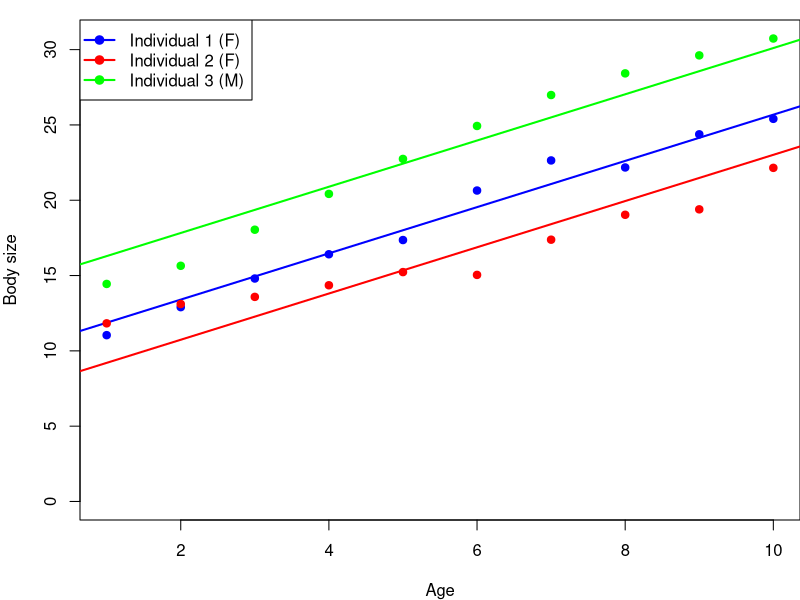
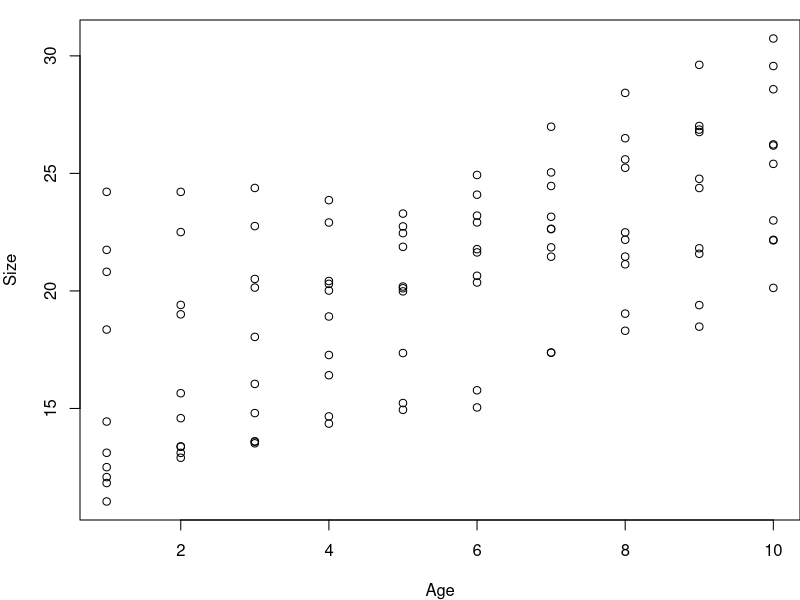
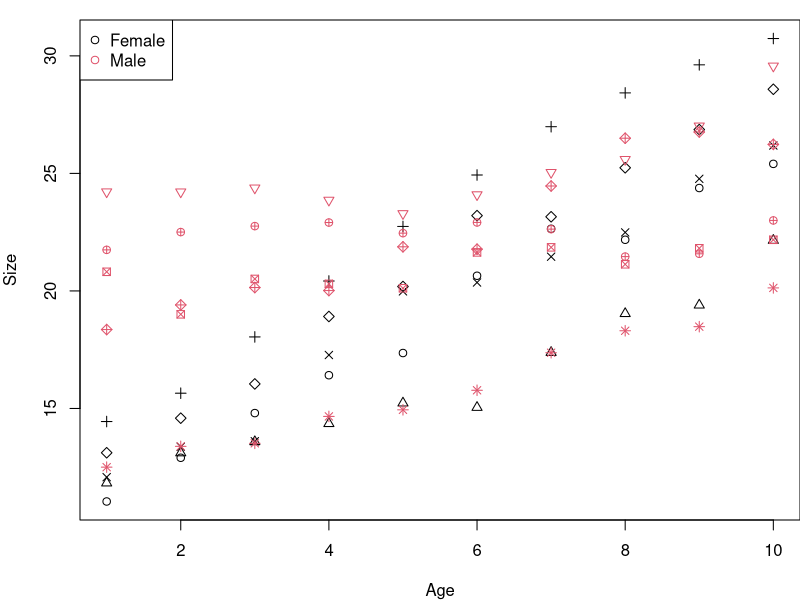
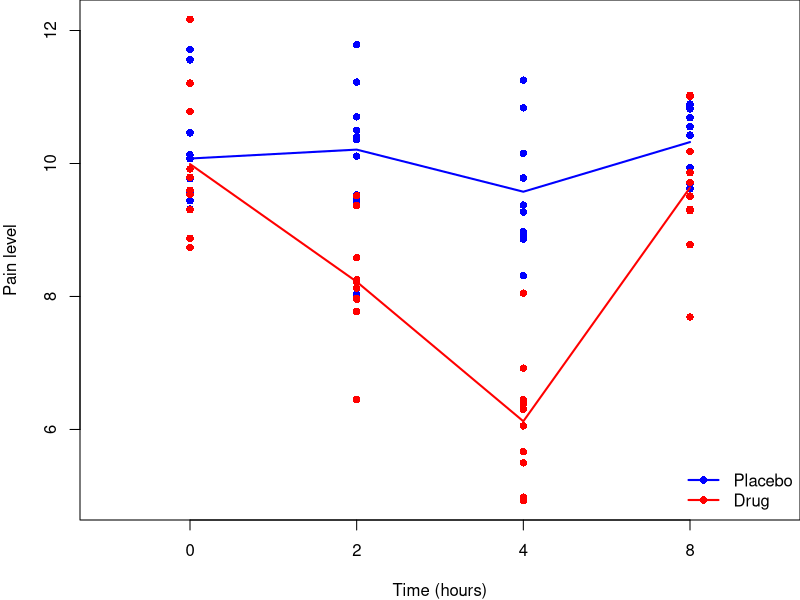
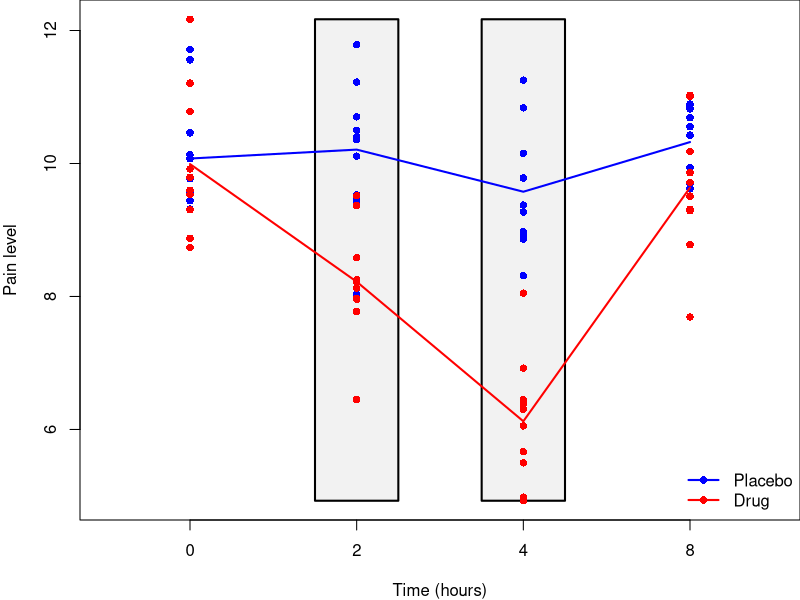

These figures' R source, in order: (Note: this script raises an error after producing the figures.)
## ---- chunk 1

knitr::opts_chunk$set(
	echo = TRUE,
	message = FALSE,
	warning = FALSE,
	cache = TRUE
	)
## ---- chunk 2

#  NRES 710, Nested Designs (cont.)
#     University of Nevada, Reno
#     Split-plot designs

## ---- chunk 3
# Load the data
datum <- read.csv("lecture_19_dataset1.csv")

# Examine it
head(datum, 10)

## ---- chunk 4
# Linear-mixed effects model w/ random effect of field
library(nlme)
results <- lme(Biomass ~ Bison + Fertilizer + Water, data = datum, random = ~1|Field)
summary(results)
# 72 observations with 6 groups (fields)... does not account for pseudoreplication properly, we need better nesting

## ---- chunk 5
### Split-plot Design
# Linear-mixed effects model w/ random, nested effects
results2 <- lme(Biomass ~ Bison + Fertilizer + Water, data = datum, random = ~1|Field/Bison/Fertilizer)
summary(results2)
# The random effects are nested with field > bison > fertilizer. Water is not included, because it is our 'ultimate sample' and therefore is the residual error. We only have one sample for each water plot, so we can't disentangle error due to water measurements being different from residual error.

## ---- chunk 6
# Linear-mixed effects model w/ random, nested effects
results3 <- lme(Biomass ~ Bison + Fertilizer + Water, data = datum, random = ~1|Field/Bison/Fertilizer/Water)
summary(results3)
# Water is included when it was not needed to be included.

## ---- chunk 7
# Help file for lme()
help(lme)
# Notice the optimMethod -- an alternative optimization methods that allows you to change how it recognizes the correct degrees of freedom.

## ---- chunk 8
# Make a graph to visualize how random intercepts work in mixed-effects models
# with a linear X-variable

# Specify plot margins 
par(mar = c(4,4,1,0))

# Read the data
datum <- read.csv("lecture_19_dataset2.csv")

# Subset to first three rivers for simple example
datum <- subset(datum, datum$Individual %in% c(1,2,3))

# Fit a linear model with a common slope and different intercepts for each river
# Include '0' in the formula to explicitly model different intercepts for each river
fit_common_slope <- lm(Size ~ Age + factor(Individual) - 1, data = datum)

# Set up the plotting area
plot(datum$Age, datum$Size, type = "n", # Set up empty plot
     xlab = "Age",
     ylab = "Body size",
     ylim = c(0, max(datum$Size)))

# Define colors for each individual
colors <- c("blue", "red", "green")

# Loop over each river and add points and the fitted line with a common slope
for (i in 1:3) {
  # Subset data for each river
  ind_data <- subset(datum, Individual == i)
  
  # Plot points for each river
  points(ind_data$Age, ind_data$Size, col = colors[i], pch = 19)
  
  # Calculate the fitted line using the common slope but different intercepts
  intercept <- coef(fit_common_slope)[paste0("factor(Individual)", i)]
  slope <- coef(fit_common_slope)["Age"]
  
  # Add the fitted line to the plot
  abline(a = intercept, b = slope, col = colors[i], lwd = 2)
}

# Add a legend
legend("topleft", legend = paste("Individual", 1:3, c("(F)", "(F)", "(M)")), col = colors, pch = 19, lwd = 2)

## ---- chunk 9
### Nested ANCOVA Design
# Read the data
datum <- read.csv("lecture_19_dataset2.csv")

# Examine
head(datum, 15)

## ---- chunk 10
# Plot it
plot(Size ~ Age, data = datum)
# You can almost see that there are ten individuals here....

# Plot with points colored by sex and shaped by individual... a bit messy, but:
plot(Size ~ Age, data = datum, pch = as.numeric(datum$Individual), col = as.numeric(datum$Male) + 1)
legend("topleft", legend = c("Female", "Male"), pch = c(21, 21), col = c(1, 2))

## ---- chunk 11
# LME with Age and Sex fixed effects and random effect of individual (repeated measures!)
library(nlme)
results <- lme(Size ~ Age + Male, data = datum, random = ~1|Individual)
summary(results)

## ---- chunk 12
# LME with Age, Sex, and Age*Sex fixed effects and random effect of individual (repeated measures!)
library(nlme)
results2 <- lme(Size ~ Age + Male + Age:Male, data = datum, random = ~1|Individual)
summary(results2)

## ---- chunk 13
# Simulate data
set.seed(123)
n <- 10 # Number of individuals per group
data <- expand.grid(
  ID = 1:n,
  Time = factor(c(0, 2, 4, 8), levels = c(0, 2, 4, 8)), # Categorical Time
  Drug = c("Placebo", "Drug")
)

# Pain values based on the description
data$Pain <- with(data, ifelse(
  Drug == "Placebo",
  ifelse(Time == 0, 10, ifelse(Time == 8, 10, 10)),
  ifelse(Time == 0, 10, ifelse(Time == 8, 10, 10 - as.numeric(as.character(Time))))
))

# Add some individual variability (noise)
data$Pain <- data$Pain + rnorm(nrow(data), mean = 0, sd = 1)

# Base R plot
# Base R plot with adjusted x-axis limits
par(mar = c(4,4,0,0))
plot(
  NA, 
  xlim = c(0.5, 4.5), # Adjust limits to avoid excessive space
  ylim = range(data$Pain), 
  xaxt = "n", 
  xlab = "Time (hours)", 
  ylab = "Pain level"
)
axis(1, at = 1:4, labels = c("0", "2", "4", "8"))

# Add points for each group
colors <- c("Placebo" = "blue", "Drug" = "red")
for (drug in levels(data$Drug)) {
  points(
    as.numeric(data$Time[data$Drug == drug]),
    data$Pain[data$Drug == drug],
    col = colors[drug], pch = 16
  )
}

# Add lines connecting means for each group
for (drug in levels(data$Drug)) {
  means <- tapply(data$Pain[data$Drug == drug], data$Time[data$Drug == drug], mean)
  lines(
    1:4, means, col = colors[drug], lwd = 2
  )
}

# Add legend
legend(
  "bottomright", legend = levels(data$Drug), 
  col = colors, pch = 16, lwd = 2, bty = "n"
)

## ---- chunk 14
# Simulate data
set.seed(123)
n <- 10 # Number of individuals per group
data <- expand.grid(
  ID = 1:n,
  Time = factor(c(0, 2, 4, 8), levels = c(0, 2, 4, 8)), # Categorical Time
  Drug = c("Placebo", "Drug")
)

# Pain values based on the description
data$Pain <- with(data, ifelse(
  Drug == "Placebo",
  ifelse(Time == 0, 10, ifelse(Time == 8, 10, 10)),
  ifelse(Time == 0, 10, ifelse(Time == 8, 10, 10 - as.numeric(as.character(Time))))
))

# Add some individual variability (noise)
data$Pain <- data$Pain + rnorm(nrow(data), mean = 0, sd = 1)

# Base R plot
# Base R plot with adjusted x-axis limits
par(mar = c(4,4,0,0))
plot(
  NA, 
  xlim = c(0.5, 4.5), # Adjust limits to avoid excessive space
  ylim = range(data$Pain), 
  xaxt = "n", 
  xlab = "Time (hours)", 
  ylab = "Pain level"
)
axis(1, at = 1:4, labels = c("0", "2", "4", "8"))

# Highlight the data at hour 2 with a rectangle
rect(
  xleft = 1.75, xright = 2.25, # Define the range on the x-axis
  ybottom = min(data$Pain), ytop = max(data$Pain), # Cover full y-axis range
  border = "black", lwd = 2, col = rgb(0.9, 0.9, 0.9, 0.5) # Light gray with transparency
)
rect(
  xleft = 2.75, xright = 3.25, # Define the range on the x-axis
  ybottom = min(data$Pain), ytop = max(data$Pain), # Cover full y-axis range
  border = "black", lwd = 2, col = rgb(0.9, 0.9, 0.9, 0.5) # Light gray with transparency
)

# Add points for each group
colors <- c("Placebo" = "blue", "Drug" = "red")
for (drug in levels(data$Drug)) {
  points(
    as.numeric(data$Time[data$Drug == drug]),
    data$Pain[data$Drug == drug],
    col = colors[drug], pch = 16
  )
}

# Add lines connecting means for each group
for (drug in levels(data$Drug)) {
  means <- tapply(data$Pain[data$Drug == drug], data$Time[data$Drug == drug], mean)
  lines(
    1:4, means, col = colors[drug], lwd = 2
  )
}

# Add legend
legend(
  "bottomright", legend = levels(data$Drug), 
  col = colors, pch = 16, lwd = 2, bty = "n"
)

## ---- chunk 15
################### 'Truth' #################### 
### Lecture 19: code to simulate data for class

### Dataset 1
# Simulate split-plot design data w/ three fixed effects: bison, fertilizer, water split across 6 fields
set.seed(123)

# Fields
n_fields <- 6
n_bison <- 2
n_fertilizer <- 2
n_water <- 3
Field <- sort(rep(rep(1:n_fields, n_bison*n_fertilizer*n_water)))

# Bison
Bison <- rep(sort(rep(c(0, 1), n_fertilizer*n_water)), n_fields)

# Fertilizer
Fertilizer <- rep(sort(rep(c(0, 1), n_water)), n_fields)

# Water
Water <- rep(c("Low", "Medium", "High"), n_fields * n_bison * n_fertilizer)
Water <- factor(Water, levels = c("Low", "Medium", "High"))
dummy <- data.frame(model.matrix(~ Water - 1))

# Field error
FieldError <- rep(rnorm(n_fields, 0, 1), each = n_bison * n_fertilizer * n_water)

# Bison error
BisonError <- rep(rnorm(n_bison * n_fields, 0, 2), each = n_fertilizer * n_water)

# Fertilizer error
FertilizerError <- rep(rnorm(n_fertilizer * n_bison * n_fields, 0, 2), each = n_water)

# Residual error
Error <- rnorm(length(Field), 0, 1)

# Response variable -- biomass
Biomass <- 20 + 10*Bison + 10*Fertilizer + 10*dummy$WaterMedium + 10*dummy$WaterHigh + FieldError + BisonError + FertilizerError + Error

# Save the data
datum <- data.frame(Field = Field, Bison = Bison, Fertilizer = Fertilizer, Water = Water, WaterMed = dummy$WaterMedium, WaterHigh = dummy$WaterHigh, FieldError = FieldError, BisonError = BisonError, FertError = FertilizerError, Error = Error, Biomass = Biomass)

# Save the data
write.csv(datum, "lecture_19_dataset1.csv", row.names = FALSE)


### Dataset 2
# Body size as a function of age and sex in multiple individuals
# Set the seed for reproducibility
set.seed(123)

# Individuals
n_individuals <- 10
n_samples <- 10
Individual <- sort(rep(1:n_individuals, n_samples))

# Sex
Male <- c(rep(rep(0, n_samples), n_individuals/2), rep(rep(1, n_samples), n_individuals/2))

# Age
Age <- rep(seq(1, n_samples, 1), n_individuals)

# Error due to individual
IndError <- rep(rnorm(n_individuals, 0, 3), each = n_samples)

# Error within individual (residual error)
# Simulate autocorrelated error - each value using the mean of the previous value
Error <- matrix(NA, length(Age), 1)
Error[1,1] <- rnorm(1, mean = 0, sd = 1)
for (i in 2:length(Age)){
  Error[i,1] <- rnorm(1, mean = Error[i-1, 1], sd = 1)
}

# Response variable - Size
Size <- 10 + 1.5*Age + 5*Male + -1*Male*Age + IndError + Error

# Save the data
datum <- data.frame(Individual = Individual, Age = Age, Male = Male, IndError = IndError, Error = Error, Size = Size)

# Save the data
write.csv(datum, "lecture_19_dataset2.csv", row.names = FALSE)


